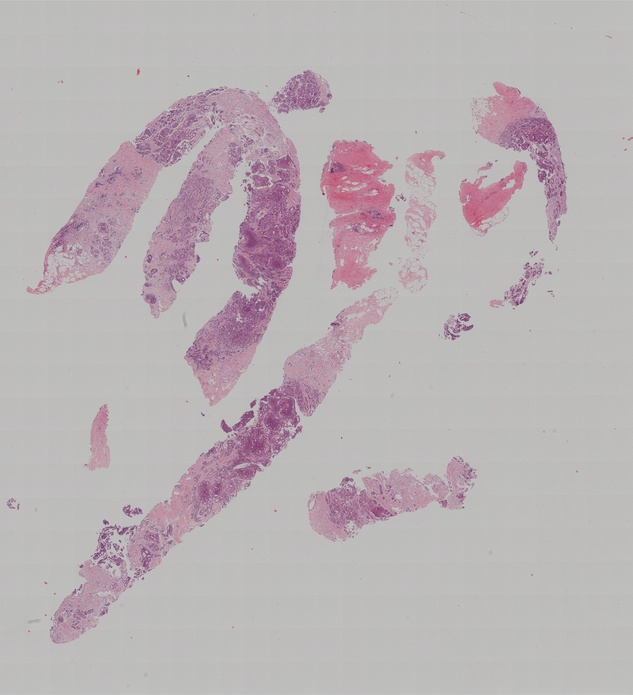
#> input picture projects/TensorflowSlightlyFlexibleUNet/Tiled-BCNB/mini_test/images/10008.jpg, 633 x 695 px, shrunk from 2468 x 2707 before the run; its folder holds 4 pictures in this run
$ python image_converter.py
#> lines starting #> are read from the running program, lines starting #| are printed output that depends on the picture
# Copyright 2024 antillia.com Toshiyuki Arai
#
# Licensed under the Apache License, Version 2.0 (the "License");
# you may not use this file except in compliance with the License.
# You may obtain a copy of the License at
#
#    http://www.apache.org/licenses/LICENSE-2.0
#
# Unless required by applicable law or agreed to in writing, software
# distributed under the License is distributed on an "AS IS" BASIS,
# WITHOUT WARRANTIES OR CONDITIONS OF ANY KIND, either express or implied.
# See the License for the specific language governing permissions and
# limitations under the License.
#
# image_converter.py
# 2024/08/24

import os
import sys
import glob
import cv2
import numpy as np
import shutil
import traceback

def hsv(images_dir, output_dir):
  image_files = glob.glob(images_dir + "/*.jpg")
  for image_file in image_files:
    basename = os.path.basename(image_file)
    image = cv2.imread(image_file)
    hsvimage = cv2.cvtColor(image, cv2.COLOR_BGR2HSV)
    output_file = os.path.join(output_dir, basename)

    cv2.imwrite(output_file, hsvimage)
    print("--- Saved {}".format(output_file))

def sharpen(images_dir, output_dir):
  k = 1
  kernel = np.array([[-k, -k, -k],
                       [-k, 1+8*k, -k],
                       [-k, -k, -k]])
  image_files = glob.glob(images_dir + "/*.jpg")
  for image_file in image_files:
    basename = os.path.basename(image_file)
    image = cv2.imread(image_file)
    output_file = os.path.join(output_dir, basename)
    image = cv2.filter2D(image, ddepth=-1, kernel=kernel)
    cv2.imwrite(output_file, image)
    print("--- Saved {}".format(output_file))


def gamma(images_dir, output_dir):
#> called with images_dir = './mini_test/images', output_dir = './gamma'
  g = 2
  image_files = glob.glob(images_dir + "/*.jpg")
  for image_file in image_files:
    basename = os.path.basename(image_file)
    image = cv2.imread(image_file)
#> image is the input picture: shape (695, 633, 3); mean B, G, R 181, 178, 186
    table = (np.arange(256) / 255) ** g * 255
    table = np.clip(table, 0, 255).astype(np.uint8)
    image =  cv2.LUT(image, table)
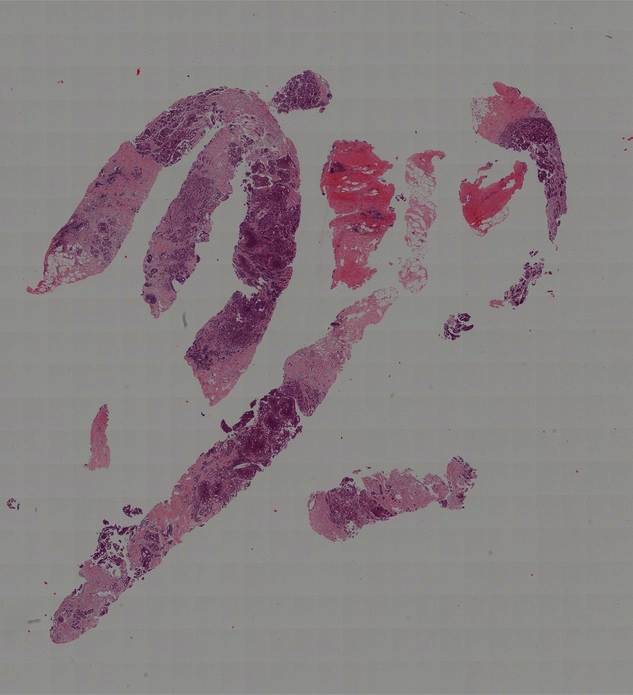
#> image: shape (695, 633, 3); mean B, G, R 128.9, 126, 135.8
    output_file = os.path.join(output_dir, basename)

    cv2.imwrite(output_file, image)
    print("--- Saved {}".format(output_file))
#> pass 2 of the loop in gamma, `for image_file in image_files:`:
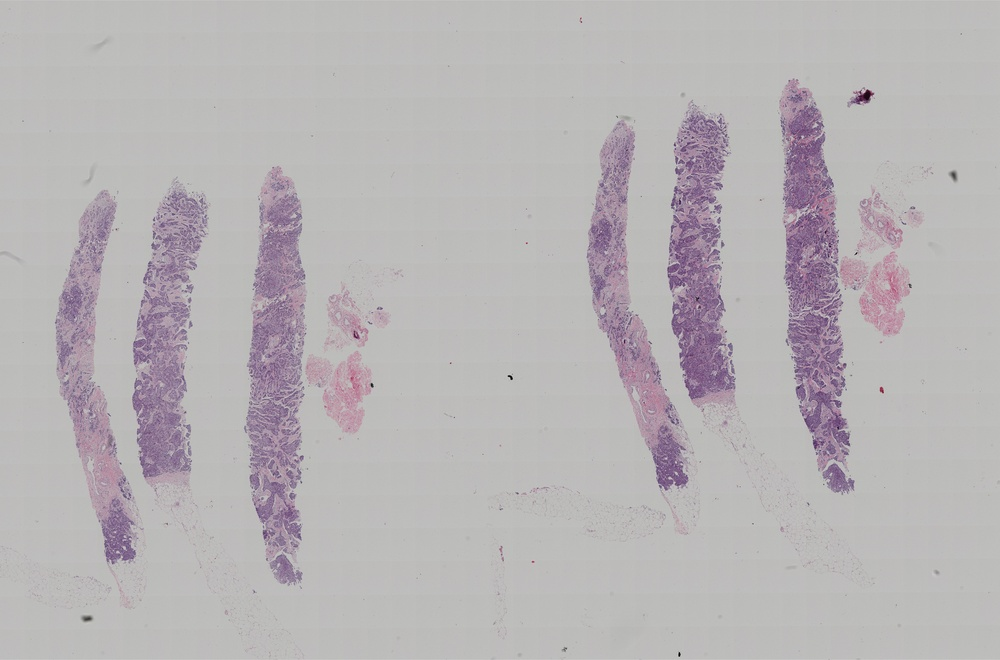
#> input picture projects/TensorflowSlightlyFlexibleUNet/Tiled-BCNB/mini_test/images/10010.jpg, 1000 x 660 px, shrunk from 3896 x 2572 before the run
#> in gamma, image is the input picture: shape (660, 1000, 3); mean B, G, R 181.4, 179.1, 183.2
#> in gamma, `image =  cv2.LUT(image, table)`:
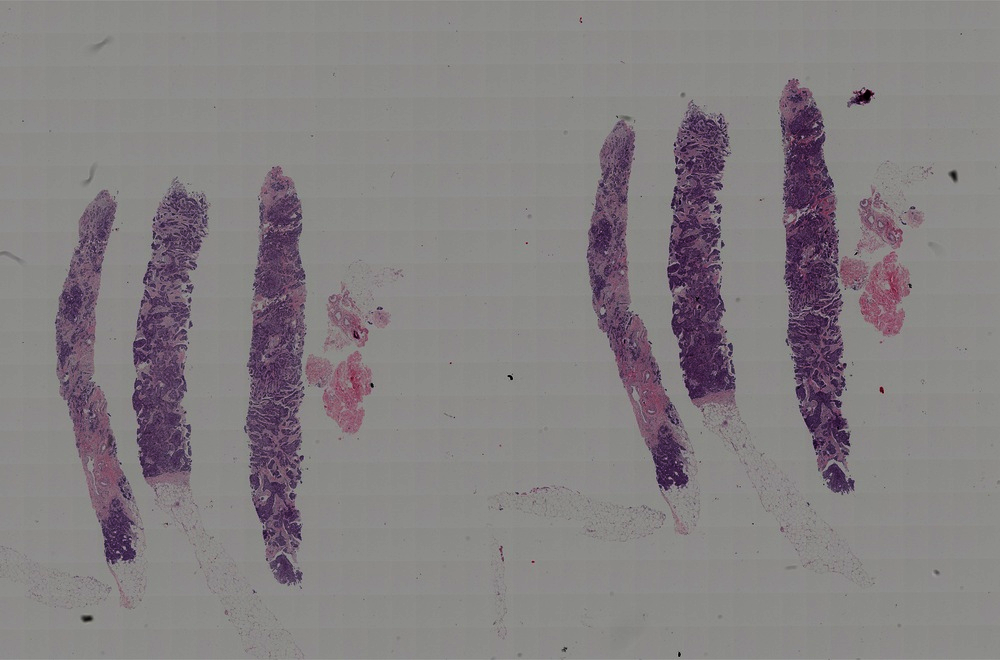
#> image: shape (660, 1000, 3); mean B, G, R 129.4, 127.4, 132.2
#> pass 3 of the loop in gamma, `for image_file in image_files:`:
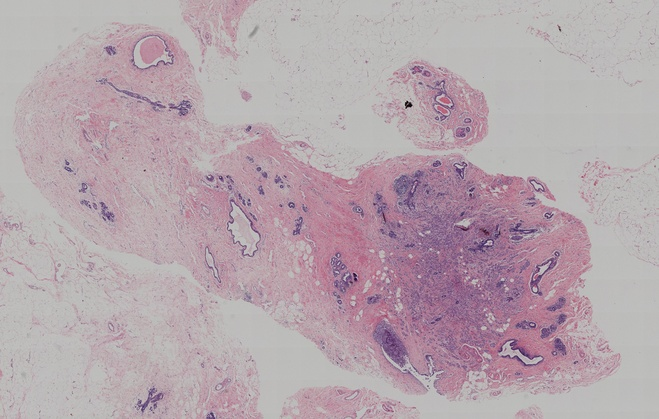
#> input picture projects/TensorflowSlightlyFlexibleUNet/Tiled-BCNB/mini_test/images/10011.jpg, 659 x 419 px, shrunk from 2566 x 1631 before the run
#> in gamma, image is the input picture: shape (419, 659, 3); mean B, G, R 172.9, 165.8, 181.4
#> in gamma, `image =  cv2.LUT(image, table)`:
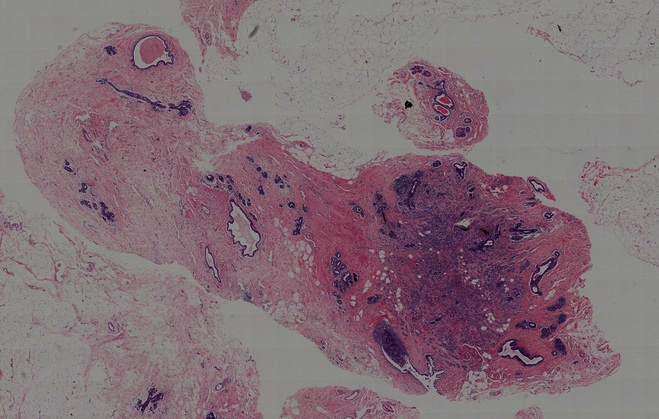
#> image: shape (419, 659, 3); mean B, G, R 118, 110.3, 129.6
#> the loop made 4 passes; the first 3 are shown

if __name__ == "__main__":
  try:
     conv = "gamma"
     if len(sys.argv) == 2:
       conv = sys.argv[1]
     convs = ["gamma", "sharpen", "hsv"]
     if not conv in convs:
       raise Exception("Invalid argument")

     images_dir = "./mini_test/images"
     output_dir = "./" + conv

     if os.path.exists(output_dir):
       shutil.rmtree(output_dir)
     os.makedirs(output_dir)
     converter = eval(conv)

     converter(images_dir, output_dir)

  except:
    traceback.print_exc()
